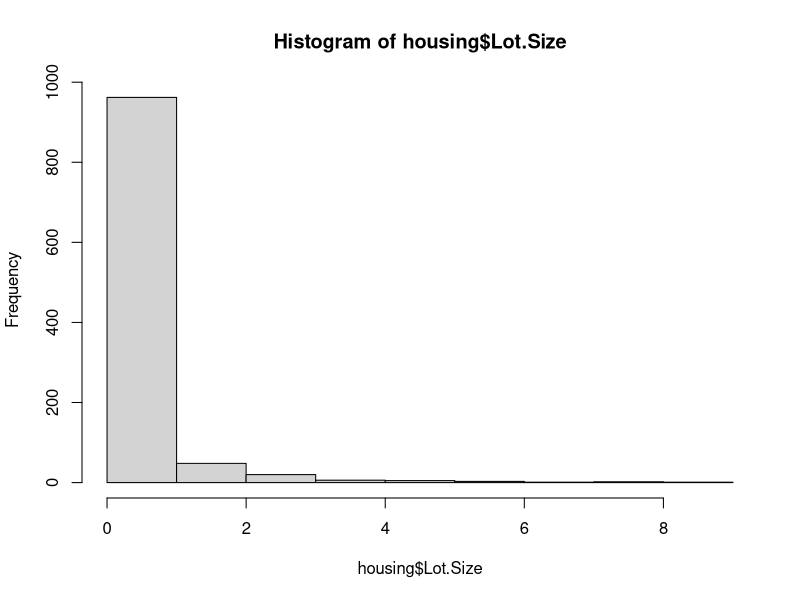
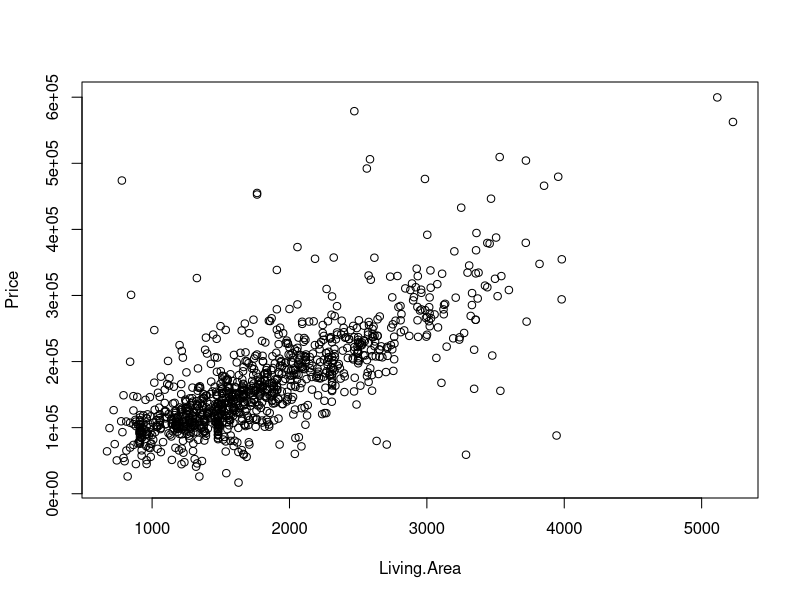
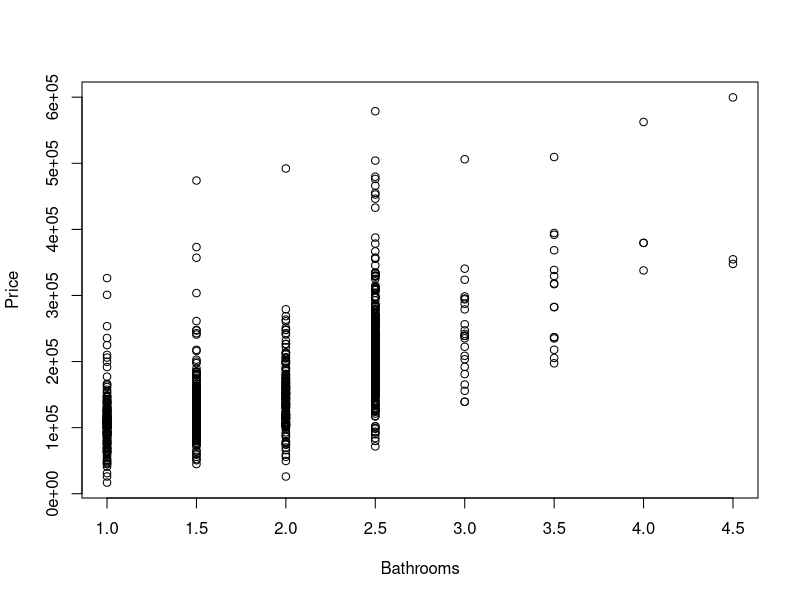
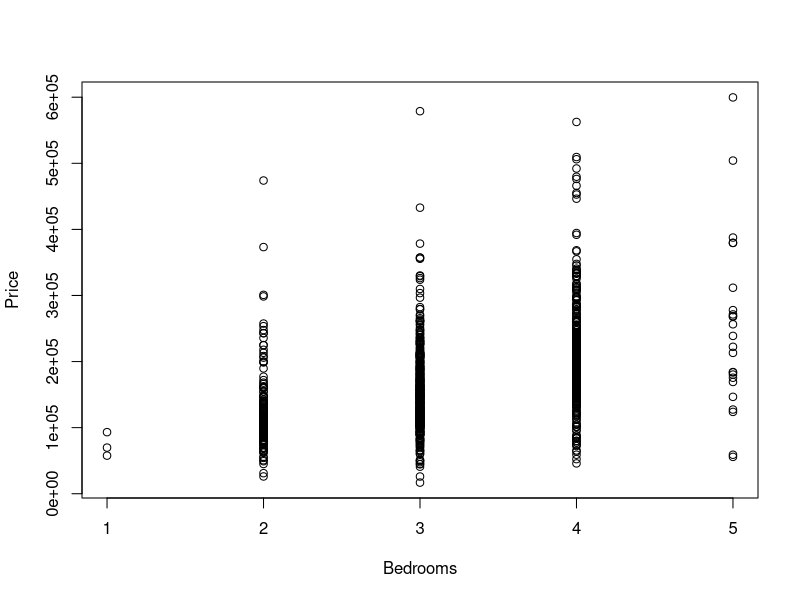
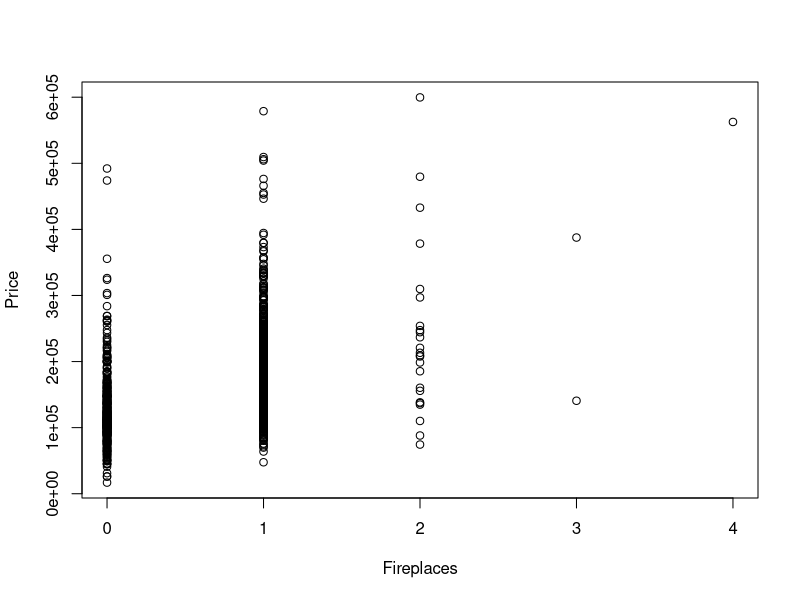
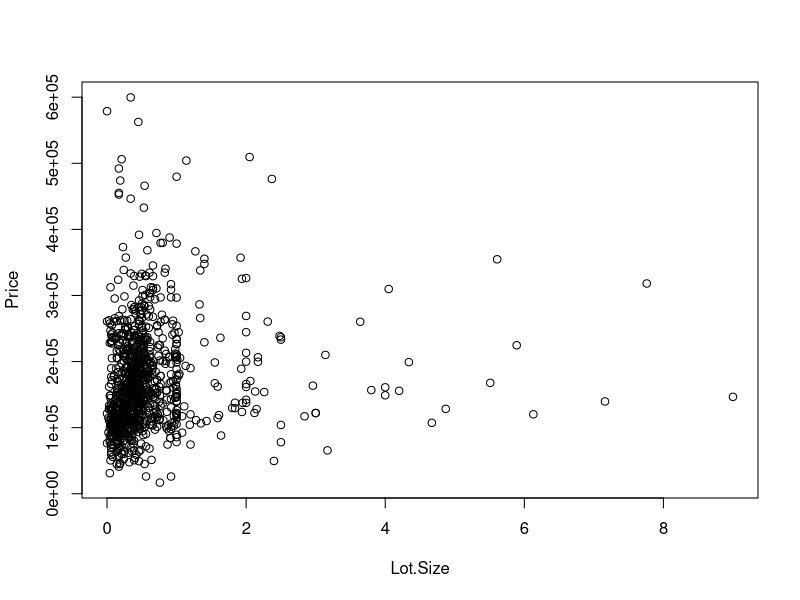
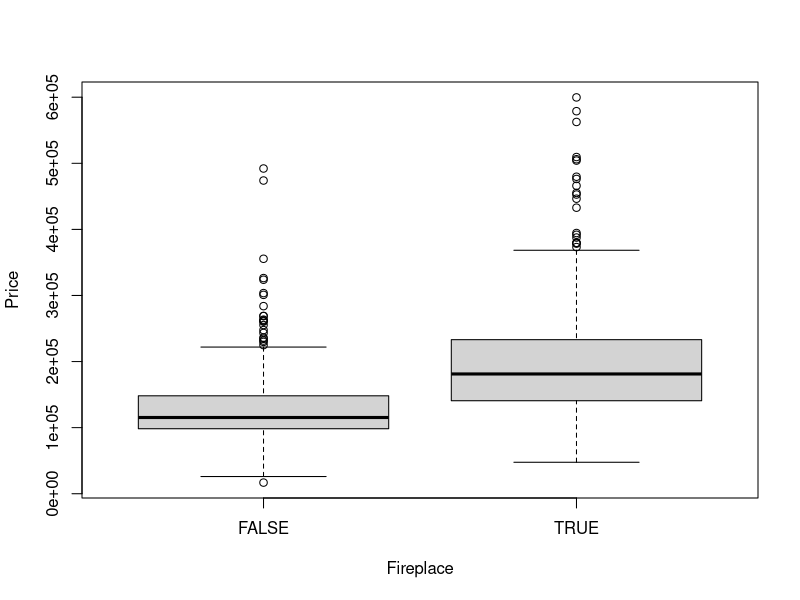
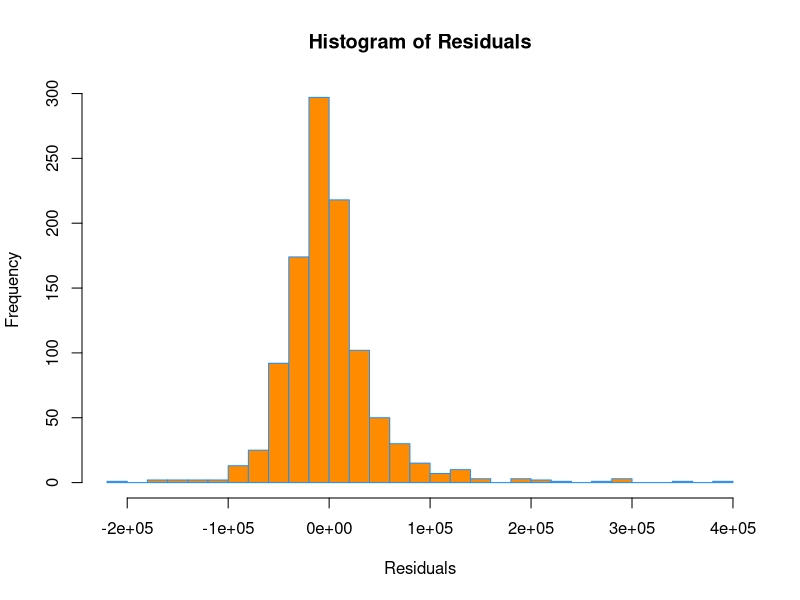

Reproduce these figures in R, in order. (Note: this script raises an error after producing the figures.)
## ---- chunk 1
library(readr)
#install.packages("Hmisc")
library(Hmisc)
#install.packages("leaps", "https://cloud.r-project.org/")
library(leaps)
## ---- chunk 2
housing = read.csv("housing-prices.csv")
housing$Fireplace = as.factor(housing$Fireplace)
str(housing)
## ---- chunk 3
sum(is.na(housing))
apply(is.na(housing), 2, which)

hist(housing$Lot.Size)
housing$Lot.Size[is.na(housing$Lot.Size)] = median(housing$Lot.Size, na.rm = T)
## ---- chunk 4
plot(Price ~ Living.Area, data = housing)
plot(Price ~ Bathrooms, data = housing)
plot(Price ~ Bedrooms, data = housing)
plot(Price ~ Fireplaces, data = housing)
plot(Price ~ Lot.Size, data = housing)
plot(Price ~ Fireplace, data = housing)
## ---- chunk 5
housing_mod_mlr = lm(Price ~., data = housing)
summary(housing_mod_mlr)
summary(housing_mod_mlr)$adj.r.squared
anova(housing_mod_mlr)
car::vif(housing_mod_mlr)

hist(resid(housing_mod_mlr),
     xlab   = "Residuals",
     main   = "Histogram of Residuals",
     col    = "darkorange",
     border = "dodgerblue",
     breaks = 25)

qqnorm(resid(housing_mod_mlr), col = "dodgerblue")
qqline(resid(housing_mod_mlr), col = "darkorange", lwd = 2)
plot(fitted(housing_mod_mlr), resid(housing_mod_mlr))
abline(h = 0, col = "purple", lwd = 3)
## ---- chunk 6
housing_mod_back_aic = step(housing_mod_mlr, direction = "backward", trace = 0)
car::vif(housing_mod_back_aic)

qqnorm(resid(housing_mod_back_aic), col = "dodgerblue")
qqline(resid(housing_mod_back_aic), col = "darkorange", lwd = 2)
plot(fitted(housing_mod_back_aic), resid(housing_mod_back_aic))
abline(h = 0, col = "purple", lwd = 3)

anova(housing_mod_back_aic, housing_mod_mlr)
## ---- chunk 7
sub = summary(regsubsets(Price ~., data = housing))
sub$which
sub$rss
sub$adjr2
best_r2 = which.max(sub$adjr2)

n = length(resid(housing_mod_mlr))
p = length(coef(housing_mod_mlr))
sub_aic = (n * log(sub$rss / n) + 2 * (2:p))
sub$which[which.min(sub_aic), ]
## ---- chunk 8
housing_mod_back_bic = step(housing_mod_mlr, direction = "backward", k = log(n), trace = 0)
summary(housing_mod_back_bic)

qqnorm(resid(housing_mod_back_bic), col = "dodgerblue")
qqline(resid(housing_mod_back_aic), col = "darkorange", lwd = 2)
plot(fitted(housing_mod_back_aic), resid(housing_mod_back_aic))
abline(h = 0, col = "purple", lwd = 3)

anova(housing_mod_back_bic, housing_mod_back_aic)
## ---- chunk 9
summary(housing_mod_back_aic)$adj.r.squared
summary(housing_mod_back_bic)$adj.r.squared
## ---- chunk 10
mod2 = lm(Price ~ Living.Area + Bathrooms + Bedrooms + Fireplaces + Age + Bathrooms:Bedrooms, data = housing)
summary(mod2)$adj.r.squared

anova(housing_mod_mlr,mod2)
## ---- chunk 11
#interaction

housing_mod_int = lm(Price ~ Living.Area * Bathrooms * Bedrooms * Fireplaces * Age * Lot.Size * Fireplace, data = housing)
summary(housing_mod_int)$adj.r.squared

qqnorm(resid(housing_mod_int), col = "dodgerblue")
qqline(resid(housing_mod_int), col = "darkorange", lwd = 2)
plot(fitted(housing_mod_int), resid(housing_mod_int))
abline(h = 0, col = "purple", lwd = 3)


n = length(resid(housing_mod_int))
housing_mod_int_bic = step(housing_mod_int, direction = "backward", k = log(n), trace = 0)
anova(housing_mod_int_bic, housing_mod_int_aic)

summary(housing_mod_int_bic)$adj.r.squared
anova(housing_mod_back_aic, housing_mod_int_bic)

#mod3 = lm(Price ~ Living.Area * Bathrooms, data = housing)
#summary(mod3)

#mod4 = lm(Price ~ Living.Area + Bathrooms + Bedrooms + Fireplaces + Lot.Size + Age + Fireplace + Living.Area:Bathrooms + Living.Area:Bathrooms:Bedrooms, data = housing)

#anova(mod3,mod4)

#mod4 = lm(Price ~ Living.Area + Bathrooms + Bedrooms + Fireplaces + Lot.Size + Age + Fireplace + Living.Area:Bathrooms, data = housing)

# Living.Area:Bathrooms:Age
# Living.Area:Fireplaces:Age
## ---- chunk 12
housing_mod_int_aic = step(housing_mod_int, direction = "backward", trace = 0)
summary(housing_mod_int_aic)$adj.r.squared
## ---- chunk 13
n = length(resid(housing_mod_int))
housing_mod_int_bic = step(housing_mod_int, direction = "backward", k = log(n), trace = 0)
summary(housing_mod_int_bic)$adj.r.squared

anova(housing_mod_int_bic, housing_mod_int_aic)
anova(housing_mod_int_aic, housing_mod_int)
## ---- chunk 14
mlr_log = lm(log(Price) ~ Living.Area + Bathrooms + Age, data = housing)
summary(mlr_log)
sqrt(mean(resid(mlr_log)^2))

mlr = lm(Price ~ Living.Area + Bathrooms + Age, data = housing)
summary(mlr)
sqrt(mean(resid(mlr)^2))
## ---- chunk 15
age_fire = lm(Age ~ Fireplaces, data = housing)
summary(age_fire)
plot(Age ~ Fireplaces,
     data = housing,
     col = "dodgerblue", pch = 20, cex = 1.5)
abline(age_fire, col = "darkorange", lwd = 2)
sqrt(mean(resid(age_fire)^2))

bedroom_bathroom = lm(log(Bedrooms) ~ log(Bathrooms), data = housing)
summary(bedroom_bathroom)
plot(log(Bedrooms) ~ log(Bathrooms),
     data = housing,
     col = "dodgerblue", pch = 20, cex = 1.5)
abline(bedroom_bathroom, col = "darkorange", lwd = 2)
sqrt(mean(resid(bedroom_bathroom)^2))
